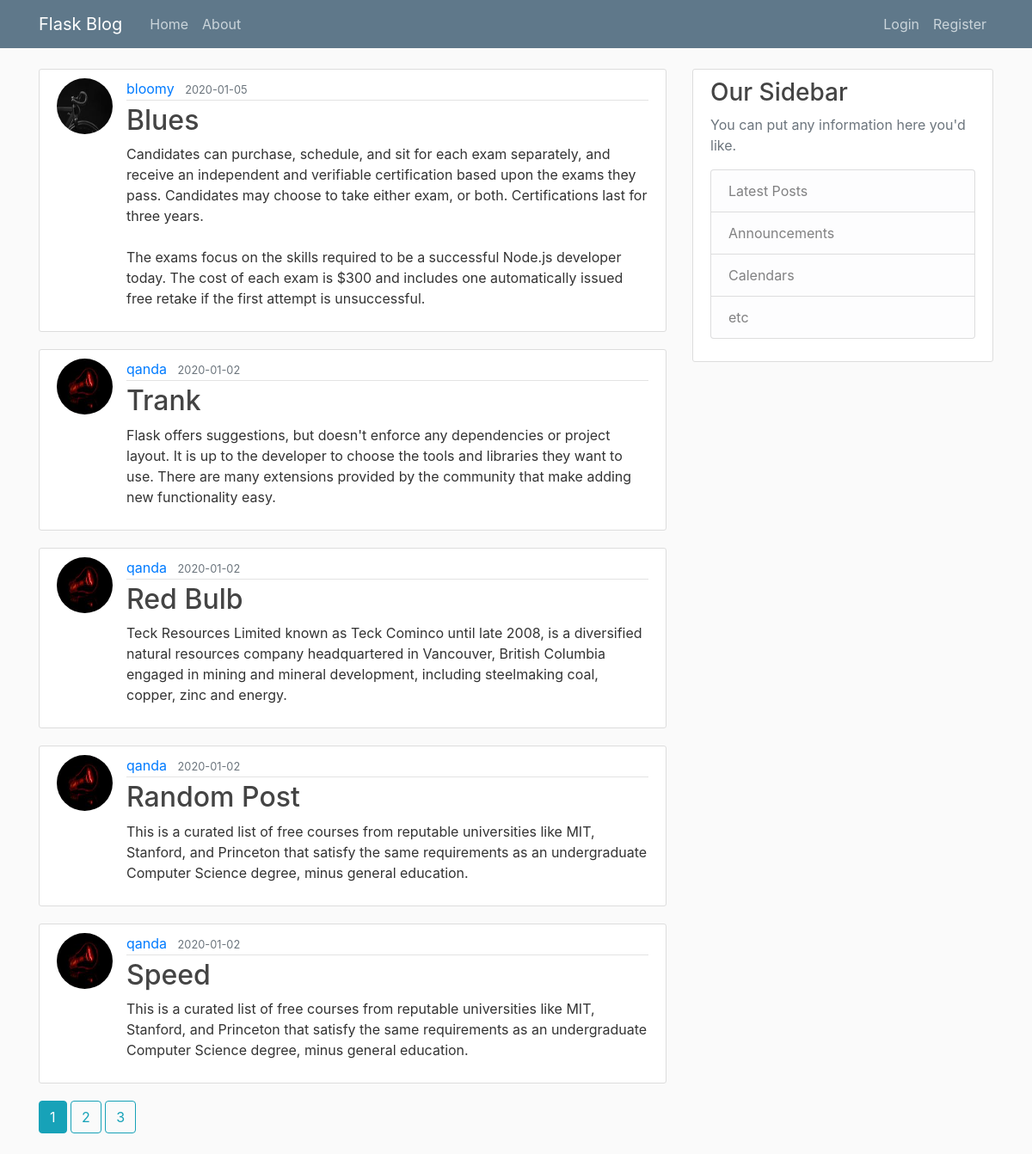
The page /home on the database its author committed.
### flaskblog/models.py (models this page shows, shortened)
class Post(db.Model):
    id = db.Column(db.Integer, primary_key=True)
    title = db.Column(db.String(100), nullable=False)
    date_posted = db.Column(db.DateTime, nullable=False,
                            default=datetime.utcnow)
    content = db.Column(db.Text, nullable=False)
    user_id = db.Column(db.Integer, db.ForeignKey('user.id'), nullable=False)

class User(db.Model, UserMixin):
    id = db.Column(db.Integer, primary_key=True)
    username = db.Column(db.String(20), unique=True, nullable=False)
    email = db.Column(db.String(120), unique=True, nullable=False)
    image_file = db.Column(db.String(20), nullable=False,
                           default='default.jpg')
    password = db.Column(db.String(60), nullable=False)
    posts = db.relationship('Post', backref='author', lazy=True)

### flaskblog/main/routes.py (the view)
@main.route('/')
@main.route('/home')
def home():
    page = request.args.get('page', 1, type=int)
    posts = Post.query.order_by(
        Post.date_posted.desc()).paginate(page=page, per_page=5)
    return render_template('home.html', posts=posts)

### flaskblog/templates/home.html
{% extends 'layout.html' %}
{% block content %}
    {% for post in posts.items %}
        <article class="media content-section">
            <img class="rounded-circle article-img" src="{{ url_for('static', filename='profile_pics/' + post.author.image_file) }}">
            <div class="media-body">
                <div class="article-metadata">
                    <a class="mr-2" href="{{ url_for('users.user_posts', username=post.author.username) }}">{{ post.author.username }}</a>
                    <small class="text-muted">{{ post.date_posted.strftime('%Y-%m-%d') }}</small>
                </div>
                <h2><a class="article-title" href="{{ url_for('posts.post', post_id=post.id) }}">{{ post.title }}</a></h2>
                <p class="article-content">{{ post.content }}</p>
            </div>
        </article>
    {% endfor %}
    {% for page_num in posts.iter_pages(left_edge=1, right_edge=1, left_current=1, right_current=2) %}
        {% if page_num %}
            {% if posts.page == page_num %}
                <a class="btn btn-info mb-4" href="{{ url_for('main.home', page=page_num) }}">{{ page_num }}</a>
            {% else %}
                <a class="btn btn-outline-info mb-4" href="{{ url_for('main.home', page=page_num) }}">{{ page_num }}</a>
            {% endif%}
        {% else %}
            ...
        {% endif%}
    {% endfor %}
{% endblock content %}

### flaskblog/static/main.css (style rules this page uses)
body { background: #fafafa; color: #333333; margin-top: 5rem; }
h1, h2, h3, h4, h5, h6 { color: #444444; }
.content-section { background: #ffffff; padding: 10px 20px; border: 1px solid #dddddd; border-radius: 3px; margin-bottom: 20px; }
.article-title { color: #444444; }
.article-content { white-space: pre-line; }
.article-img { height: 65px; width: 65px; margin-right: 16px; }
.article-metadata { padding-bottom: 1px; margin-bottom: 4px; border-bottom: 1px solid #e3e3e3 }

### rows shown on the page
Post: image_file (placeholder picture), author.username "bloomy", date_posted "2020-01-05", title "Blues", content "Candidates can purchase, schedule, and sit for each exam separately, and receive an independent and verifiable certification based upon the exams they pass. Candidates may choose to take either exam, or both. Certifications last for three years. The exams focus on the skills required to be a successful Node.js developer today. The cost of each exam is $300 and includes one automatically issued free retake if the first attempt is unsuccessful."
Post: image_file (picture), author.username "qanda", date_posted "2020-01-02", title "Trank", content "Flask offers suggestions, but doesn't enforce any dependencies or project layout. It is up to the developer to choose the tools and libraries they want to use. There are many extensions provided by the community that make adding new functionality easy."
Post: image_file (picture), author.username "qanda", date_posted "2020-01-02", title "Red Bulb", content "Teck Resources Limited known as Teck Cominco until late 2008, is a diversified natural resources company headquartered in Vancouver, British Columbia engaged in mining and mineral development, including steelmaking coal, copper, zinc and energy."
Post: image_file (picture), author.username "qanda", date_posted "2020-01-02", title "Random Post", content "This is a curated list of free courses from reputable universities like MIT, Stanford, and Princeton that satisfy the same requirements as an undergraduate Computer Science degree, minus general education."
Post: image_file (picture), author.username "qanda", date_posted "2020-01-02", title "Speed", content "This is a curated list of free courses from reputable universities like MIT, Stanford, and Princeton that satisfy the same requirements as an undergraduate Computer Science degree, minus general education."

### other values the page prints
{{ page_num }} "1"
{{ page_num }} "2" "3"
